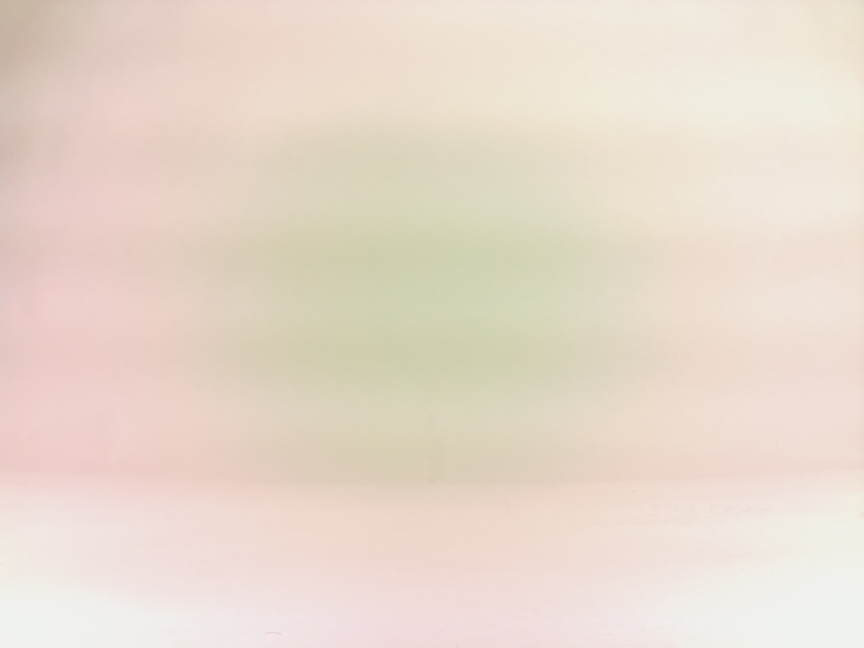
#> input picture captured_images/white.jpg, 2592 x 1944 px, found by its file name (shown at 1/3 size)
$ python test.py
#> lines starting #> are read from the running program, lines starting #| are printed output that depends on the picture; long printed decimals are rounded
import cv2
import numpy as np

src_img = cv2.imread('./captured_images/white.jpg')
#> src_img is the input picture: shape (1944, 2592, 3); mean B, G, R 204.8, 217.8, 232.1
average_color_row = np.average(src_img, axis=0)
#> average_color_row = 2592 rows, first 8: [198.1, 204.7, 223.9], [198, 204.6, 223.8], [198, 204.7, 223.9], [198, 204.7, 223.9], [198.1, 204.8, 224.2], [198, 204.7, 224.1], [198.1, 204.8, 224.3], [198, 204.7, 224.2]
average_color = np.average(average_color_row, axis=0)
#> average_color = [204.8, 217.8, 232.1]
print(average_color)
#| [204.766 217.824 232.139]

d_img = np.ones((312,312,3), dtype=np.uint8)
d_img[:,:] = average_color
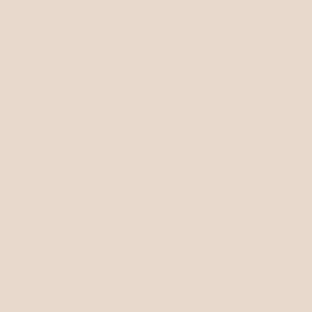
#> d_img: shape (312, 312, 3); mean of channels 0, 1, 2 204, 217, 232; drawn as B, G, R

cv2.imshow('Source image',src_img)
cv2.imshow('Average Color',d_img)
cv2.waitKey(0)
